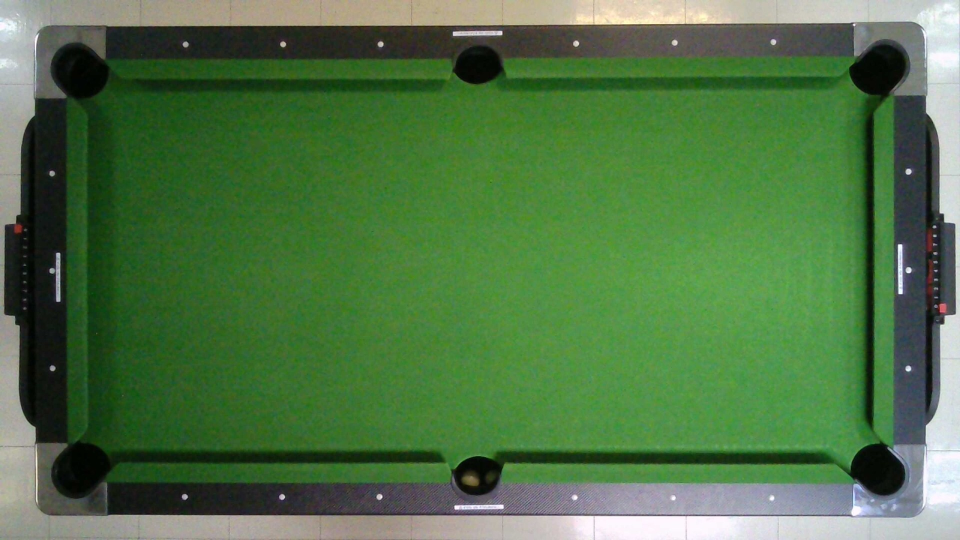
#> input picture Test_Perspective/new.jpg, 1920 x 1080 px, given in place of the camera (shown at 1/2 size)
$ python Resizeimg.py
#> lines starting #> are read from the running program, lines starting #| are printed output that depends on the picture
import cv2
import numpy as np
import time
import math

width = 1920
height = 1080
output_width = 1920
output_height = 1080
# Define the lower and upper bounds of the skin color in the HSV color space
lower_skin = np.array([0, 21, 180], dtype=np.uint8)
upper_skin = np.array([179, 250, 255], dtype=np.uint8)

# Define the rectangular zone
x1, y1 = 200, 200  # top-left corner
x2, y2 = 300, 300  # bottom-right corner

# Start capturing the video feed from the webcam
cap = cv2.VideoCapture(0)
cap.set(cv2.CAP_PROP_FRAME_HEIGHT, height)
cap.set(cv2.CAP_PROP_FRAME_WIDTH, width)
# Initialize the timer
start_time = None
tl = (251, 170)
bl = (179, 927)
tr = (1697, 187)
br = (1749, 942)

def max_width_height(p1, p2, p3, p4):
    s1 = abs(p1[0]-p3[0])
    s2 = abs(p2[0]-p4[0])
    s3 = abs(p1[1]-p2[1])
    s4 = abs(p3[1]-p4[1])
    width = max(s1,s2)
    height = max(s3,s4)

    return (width,height)


def are_rectangles_overlapping(rect1, rect2):
    """
    Checks if two rectangles are overlapping
    rect1, rect2: tuples of 4 integers representing (x, y, width, height) of each rectangle
    returns: True if the rectangles are overlapping, False otherwise
    """
    x1, y1, w1, h1 = rect1
    x2, y2, w2, h2 = rect2
    if x1 + w1 < x2 or x2 + w2 < x1 or y1 + h1 < y2 or y2 + h2 < y1:
        return False
    return True


# Set the new resolution
new_width, new_height = 1920, 1080
print(max_width_height(tl,bl,tr,br))
output_width , output_height = max_width_height(tl,bl,tr,br)
while True:
    # Read a frame from the video feed
    ret, frame = cap.read()
#> frame is the input picture: shape (1080, 1920, 3); mean B, G, R 70.1, 116.8, 79.5
    pts1 = np.float32([tl, bl, tr, br])
    pts2 = np.float32([[0, 0], [0, output_height], [output_width, 0], [output_width, output_height]])

    matrix = cv2.getPerspectiveTransform(pts1, pts2)
    # Compute the perspective transform M
    frame = cv2.warpPerspective(frame, matrix, (output_width ,output_height))
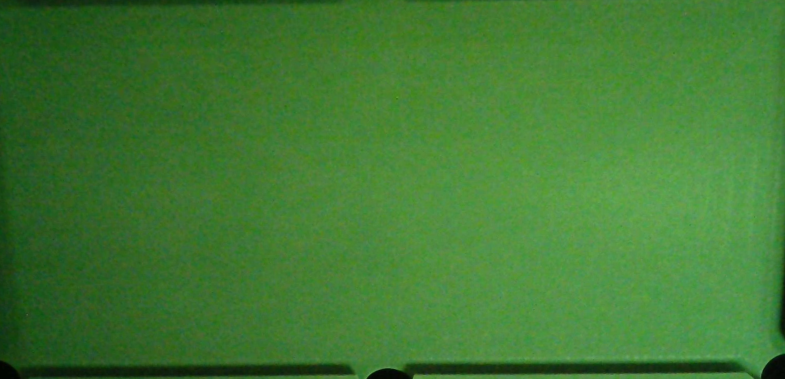
#> frame: shape (757, 1570, 3) (shown at 1/2 size); mean B, G, R 51.6, 122.7, 65.3
    # Convert the frame to the HSV color space
    hsv = cv2.cvtColor(frame, cv2.COLOR_BGR2HSV)
#> hsv: shape (757, 1570, 3); mean H, S, V 54.5, 150.7, 122.7

    # Apply the skin color segmentation to the HSV frame
    mask = cv2.inRange(hsv, lower_skin, upper_skin)
#> mask: shape (757, 1570); every value is 0

    # Apply morphological operations to remove noise and fill holes in the mask
    kernel = np.ones((2, 2), np.uint8)
    mask = cv2.erode(mask, kernel, iterations=1)
    mask = cv2.dilate(mask, kernel, iterations=1)

    cv2.imshow('Hand Zone1', mask)

    # Find the contours in the mask
    contours, hierarchy = cv2.findContours(mask, cv2.RETR_EXTERNAL, cv2.CHAIN_APPROX_SIMPLE)
#> contours = []

    # Find the largest contour
    if len(contours) > 0:
        largest_contour = max(contours, key=cv2.contourArea)
        # Draw a rectangle around the largest contour
        x, y, w, h = cv2.boundingRect(largest_contour)
        cv2.rectangle(frame, (x, y), (x+w, y+h), (0, 255, 0), 2)
        rect1 = x,y,w,h
        rect2 = 200,200,100,100
        # Draw the rectangular zone on the frame
        cv2.rectangle(frame, (x1, y1), (x2, y2), (0, 255, 0), 3)
        if are_rectangles_overlapping(rect1,rect2) == True :

            if start_time is None:
                start_time = time.time()

            elif time.time() - start_time >= 2:
                print('Hand stayed in the zone for 3 seconds!')
        else:
            start_time = None
    # Display the frame


    cv2.imshow('Hand Zone', frame)
    # Get the dimensions of the original image
    height, width, channels = frame.shape
#> height = 757; width = 1570; channels = 3
    # Determine the scale factor to scale up the image
    scale_factor = min(new_width/width, new_height/height)
#> scale_factor = 1.22

    # Resize the image
    resized_img = cv2.resize(frame, (0, 0), fx=scale_factor, fy=scale_factor)
    # Create a new blank image with the new resolution
    new_img = np.zeros((new_height, new_width, channels), dtype=np.uint8)
    print(resized_img.shape[:2])
#| (926, 1920)
    # Calculate the position of the resized image in the new image
    # x_offset = int((new_width - resized_img.shape[1])/2)
    # y_offset = int((new_height - resized_img.shape[0])/2)
    # Paste the resized image into the new image
    new_img[1080-(resized_img.shape[0]):, 0:1920] = resized_img
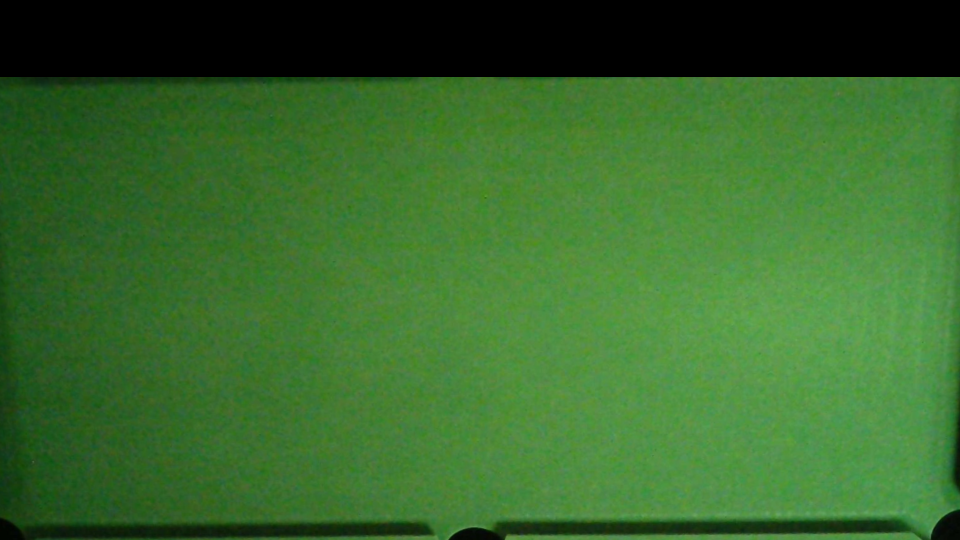
#> new_img: shape (1080, 1920, 3) (shown at 1/2 size); mean B, G, R 44.2, 105.1, 55.9

    # Display the new image
    cv2.namedWindow('New Image',cv2.WND_PROP_FULLSCREEN)
    cv2.setWindowProperty('New Image', cv2.WND_PROP_FULLSCREEN, cv2.WINDOW_FULLSCREEN)
    cv2.imshow('New Image', new_img)
    # Check for user input to exit the program
    if cv2.waitKey(1) & 0xFF == ord('q'):
#> (key q is pressed here)
        break

# Release the resources
cap.release()
cv2.destroyAllWindows()
